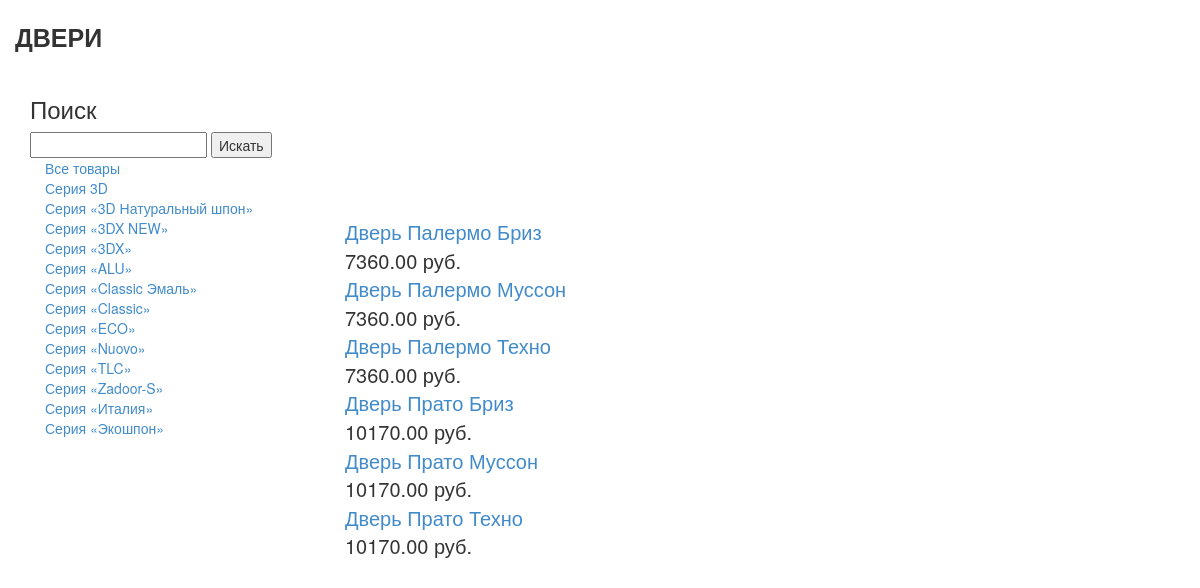
The page /seriya-3d/ on the database its author committed.
### polls/models.py (models this page shows, shortened)
class Category(models.Model):
    name = models.CharField(max_length=200, null=True, db_index=True)
    slug = models.SlugField(max_length=200, null=True, db_index=True, unique=True)
    class Meta:
        ordering = ['name']
        verbose_name = 'Категория'
        verbose_name_plural = 'Категории'
    def get_absolute_url(self):
        return reverse('polls:ProductListByCategory', args=[self.slug])

class Product(models.Model):
    category = models.ForeignKey(Category, related_name='products', null=True, verbose_name="Категория")
    name = models.CharField(max_length=200, null=True, db_index=True, verbose_name="Название")
    slug = models.SlugField(max_length=200, null=True, db_index=True)
    description = models.TextField(blank=True, null=True, verbose_name="Описание")
    price = models.DecimalField(max_digits=10, null=True, decimal_places=2, verbose_name="Цена")
    color = models.TextField(blank=True, null=True, verbose_name="Цвета")
    created = models.DateTimeField(null=True, auto_now_add=True)
    updated = models.DateTimeField(null=True, auto_now=True)
    class Meta:
        ordering = ['name']
        index_together = [
            ['id', 'slug']
        ]
    def get_absolute_url(self):
          return reverse('polls:ProductDetail', args=[self.id, self.slug])

### polls/views.py (the view)
# urls.py: url(r'^(?P<category_slug>[-\w]+)/$', views.ProductList, name='ProductListByCategory'),
def ProductList(request, category_slug=None):
    category = None
    categories = Category.objects.all()
    products = Product.objects.filter()
    if category_slug:
        category = get_object_or_404(Category, slug=category_slug)
        products = products.filter(category=category)
    return render(request, 'polls/product/list.html', {
        'category': category,
        'categories': categories,
        'products': products
    })

### polls/templates/polls/product/list.html (shortened to what this page needs)
{% extends "polls/base.html" %}
{% load static %}
{% block content %}
<h3> Поиск </h3>
<form action="/search" method="GET">
  <input type="text" id="search" name="search" />
  <button>Искать</button>
</form>
<div id="sidebar" class="col-sm-3">
<a href="/">Все товары</a>
<br>
{% for cat in categories %}
  <a href="{{cat.get_absolute_url}}">{{ cat.name }}</a>
  <br>
{% endfor %}
</div>
<div id="main" class="product_list col-sm-9">
  {% for product in products %}
  <div class="product-detail">
    <div class="col-sm-8">
    <a href="{{ product.get_absolute_url }}"
          </a>
      <a href="{{ product.get_absolute_url }}">{{ product.name }}</a><br>
          {{ product.price }} руб.
    </div>
  </div>
  {% endfor %}
</div>
{% endblock %}

### polls/static/css/style.css (style rules this page uses)
.product-detail { font-weight: 400; font-size: 20px; margin-top: 60px; }

### rows shown on the page
Category: name "Серия 3D"
Category: name "Серия «3D Натуральный шпон»"
Category: name "Серия «3DX NEW»"
Category: name "Серия «3DX»"
Category: name "Серия «ALU»"
Category: name "Серия «Classic Эмаль»"
Category: name "Серия «Classic»"
Category: name "Серия «ECO»"
Category: name "Серия «Nuovo»"
Category: name "Серия «TLC»"
Category: name "Серия «Zadoor-S»"
Category: name "Серия «Италия»"
Category: name "Серия «Экошпон»"
Product: name "Дверь Палермо Бриз", price "7360.00"
Product: name "Дверь Палермо Муссон", price "7360.00"
Product: name "Дверь Палермо Техно", price "7360.00"
Product: name "Дверь Прато Бриз", price "10170.00"
Product: name "Дверь Прато Муссон", price "10170.00"
Product: name "Дверь Прато Техно", price "10170.00"
